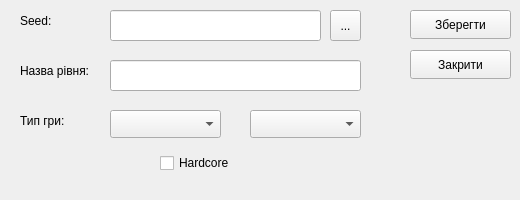
<?xml version="1.0" encoding="UTF-8"?>
<ui version="4.0">
 <class>MainWindow</class>
 <widget class="QMainWindow" name="MainWindow">
  <property name="geometry">
   <rect>
    <x>0</x>
    <y>0</y>
    <width>520</width>
    <height>200</height>
   </rect>
  </property>
  <property name="minimumSize">
   <size>
    <width>520</width>
    <height>200</height>
   </size>
  </property>
  <property name="maximumSize">
   <size>
    <width>520</width>
    <height>200</height>
   </size>
  </property>
  <property name="windowTitle">
   <string>MainWindow</string>
  </property>
  <widget class="QWidget" name="centralwidget">
   <widget class="QLabel" name="labelSID">
    <property name="geometry">
     <rect>
      <x>20</x>
      <y>10</y>
      <width>61</width>
      <height>21</height>
     </rect>
    </property>
    <property name="text">
     <string>Seed:</string>
    </property>
   </widget>
   <widget class="QLineEdit" name="sidlineEdit">
    <property name="geometry">
     <rect>
      <x>110</x>
      <y>10</y>
      <width>211</width>
      <height>31</height>
     </rect>
    </property>
   </widget>
   <widget class="QLabel" name="labelName">
    <property name="geometry">
     <rect>
      <x>20</x>
      <y>60</y>
      <width>101</width>
      <height>21</height>
     </rect>
    </property>
    <property name="text">
     <string>Назва рівня:</string>
    </property>
   </widget>
   <widget class="QLineEdit" name="levellineEdit">
    <property name="geometry">
     <rect>
      <x>110</x>
      <y>60</y>
      <width>251</width>
      <height>31</height>
     </rect>
    </property>
   </widget>
   <widget class="QLabel" name="labelGame">
    <property name="geometry">
     <rect>
      <x>20</x>
      <y>110</y>
      <width>61</width>
      <height>21</height>
     </rect>
    </property>
    <property name="text">
     <string>Тип гри:</string>
    </property>
   </widget>
   <widget class="QComboBox" name="gamecomboBox">
    <property name="geometry">
     <rect>
      <x>110</x>
      <y>110</y>
      <width>111</width>
      <height>28</height>
     </rect>
    </property>
   </widget>
   <widget class="QCheckBox" name="hardcheckBox">
    <property name="geometry">
     <rect>
      <x>160</x>
      <y>150</y>
      <width>101</width>
      <height>26</height>
     </rect>
    </property>
    <property name="text">
     <string>Hardcore</string>
    </property>
   </widget>
   <widget class="QPushButton" name="savepushButton">
    <property name="geometry">
     <rect>
      <x>410</x>
      <y>10</y>
      <width>101</width>
      <height>29</height>
     </rect>
    </property>
    <property name="text">
     <string>Зберегти</string>
    </property>
   </widget>
   <widget class="QPushButton" name="exitpushButton">
    <property name="geometry">
     <rect>
      <x>410</x>
      <y>50</y>
      <width>101</width>
      <height>29</height>
     </rect>
    </property>
    <property name="text">
     <string>Закрити</string>
    </property>
   </widget>
   <widget class="QToolButton" name="generateButton">
    <property name="geometry">
     <rect>
      <x>330</x>
      <y>10</y>
      <width>31</width>
      <height>31</height>
     </rect>
    </property>
    <property name="text">
     <string>...</string>
    </property>
   </widget>
   <widget class="QComboBox" name="diffcomboBox">
    <property name="geometry">
     <rect>
      <x>250</x>
      <y>110</y>
      <width>111</width>
      <height>28</height>
     </rect>
    </property>
   </widget>
  </widget>
 </widget>
 <resources/>
 <connections/>
</ui>
